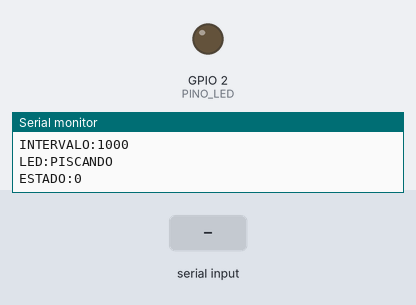
A sketch run on a simulated ESP32. On the bench: output pins drawn as LEDs (lit = HIGH), the last lines printed to the serial monitor. Dashed ring = blinking. Inputs (shaded band) come from the test bench.

Above: at 1.2 s.
1.3 s: "P\n" received over Serial
At 2.1 s:
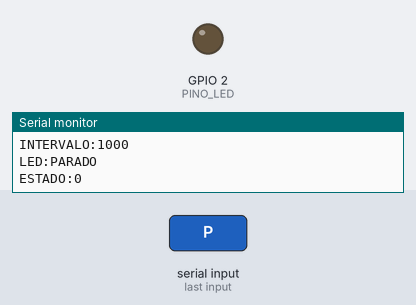
3.5 s: "B\n" received over Serial
At 4.25 s:
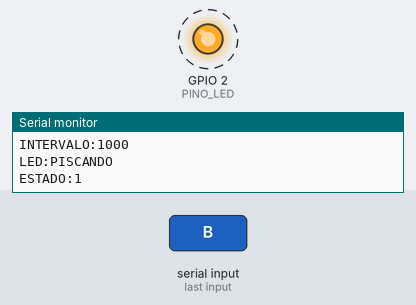
Timing chart, 0 to 15.5 s (numbered marks = the images above; inputs shaded):
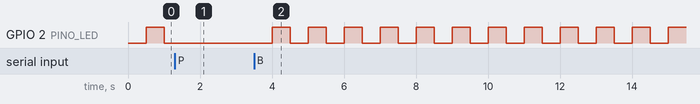

The sketch:

ESP32_.ino
```cpp
// Aula 11 - ESP32 DevKit, LED comum no GPIO 2, USB serial 115200.
// Periodo = ciclo completo. B inicia, P para, T:100..2000 ajusta, S consulta.
#include <Arduino.h>

const uint8_t PINO_LED = 2;
const bool LED_ATIVO_EM_HIGH = true; // Mude apenas se sua placa usar logica invertida.
unsigned long periodoMs = 1000;
unsigned long ultimaTroca = 0;
unsigned long ultimoStatus = 0;
bool piscando = true;
bool aceso = false;
char entrada[40];
size_t tamanho = 0;
bool descartando = false;

void informarEstado() {
  Serial.print("ESTADO:");
  Serial.println(aceso ? 1 : 0);
}

void aplicarLed(bool ligado) {
  aceso = ligado;
  digitalWrite(PINO_LED, (ligado == LED_ATIVO_EM_HIGH) ? HIGH : LOW);
  informarEstado();
}

void informarStatus() {
  Serial.println("PLACA:ESP32_GPIO2");
  Serial.print("INTERVALO:");
  Serial.println(periodoMs);
  Serial.println(piscando ? "LED:PISCANDO" : "LED:PARADO");
  informarEstado();
}

void processarComando(const char* comando) {
  if (strcmp(comando, "B") == 0) {
    piscando = true;
    ultimaTroca = millis();
    informarStatus();
  } else if (strcmp(comando, "P") == 0) {
    piscando = false;
    aplicarLed(false);
    informarStatus();
  } else if (strcmp(comando, "S") == 0) {
    informarStatus();
  } else if (strncmp(comando, "T:", 2) == 0) {
    // Validacao completa: nao aceitar T:500abc, valores negativos ou excessivos.
    const char* digito = comando + 2;
    unsigned long valor = 0;
    bool valido = *digito != '\0';
    while (*digito && valido) {
      if (*digito < '0' || *digito > '9') { valido = false; break; }
      valor = valor * 10 + (*digito - '0');
      if (valor > 2000) { valido = false; break; }
      ++digito;
    }
    if (valido && valor >= 100 && valor <= 2000) {
      periodoMs = valor;
      ultimaTroca = millis();
      informarStatus();
    } else Serial.println("ERRO:INTERVALO");
  } else if (*comando) Serial.println("ERRO:COMANDO");
}

void setup() {
  pinMode(PINO_LED, OUTPUT);
  digitalWrite(PINO_LED, LED_ATIVO_EM_HIGH ? LOW : HIGH);
  Serial.begin(115200);
  ultimaTroca = millis();
  Serial.println("PRONTO");
  informarStatus();
}

void loop() {
  // Limite por iteracao para a entrada serial nao bloquear o pisca.
  for (int i = 0; i < 64 && Serial.available() > 0; ++i) {
    char c = Serial.read();
    if (c == '\n') {
      if (descartando) Serial.println("ERRO:TAMANHO");
      else { entrada[tamanho] = '\0'; processarComando(entrada); }
      tamanho = 0;
      descartando = false;
    } else if (c != '\r' && !descartando) {
      if (tamanho < sizeof(entrada) - 1) entrada[tamanho++] = c;
      else descartando = true;
    }
  }
  unsigned long agora = millis();
  if (piscando && agora - ultimaTroca >= periodoMs / 2) {
    ultimaTroca = agora;
    aplicarLed(!aceso);
  }
  // Continua informando estado mesmo parado e recupera mensagens iniciais perdidas.
  if (agora - ultimoStatus >= 1000) {
    ultimoStatus = agora;
    informarStatus();
  }
}
```

Measured:
- after the input at 1.3 s, GPIO 2 (PINO_LED): stops changing and stays LOW
- after the input at 3.5 s, GPIO 2 (PINO_LED): alternates HIGH for 0.50 s and LOW for 0.50 s, starting after 0.50 s
